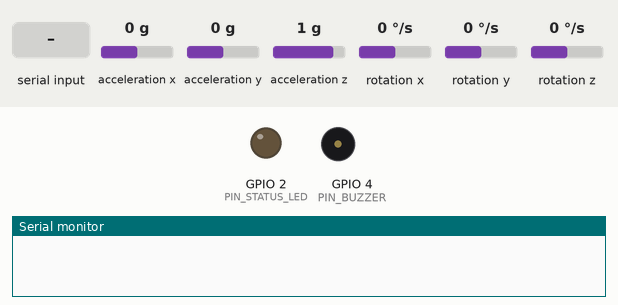
This sketch was run on a simulated ESP32. On the bench: output pins drawn as LEDs (lit = HIGH), buzzer (waves = sounding, pin HIGH), the last lines printed to the serial monitor. Dashed ring = blinking. The test bench sets the inputs (shaded band); at power-on: acceleration x 0 g, acceleration y 0 g, acceleration z 1 g, rotation x 0 °/s, rotation y 0 °/s, rotation z 0 °/s. Storage starts empty; pins used as bus, display or sensor lines are not drawn.

Above: at 0.0 s.
At 4.15 s:
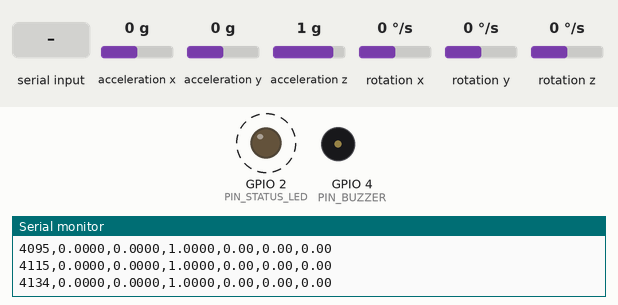
4.5 s: "s" received over Serial
At 4.9 s:
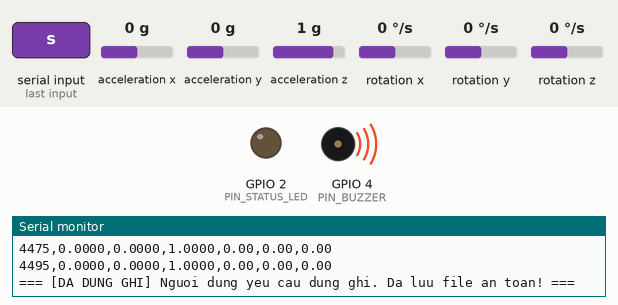
Timing chart, 0 to 7.5 s (numbered marks = the images above; inputs shaded):
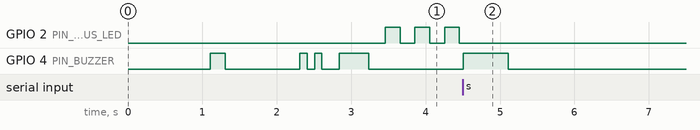

The sketch:

Driver_Safety_Data_Collection.ino
```cpp
/**
 * Driver_Safety_Data_Collection.ino - Chương trình thu thập dữ liệu thô (Giai đoạn 1)
 *
 * Dự án: Hộp đen giám sát an toàn xe điện học sinh (GPS + AI)
 * Tác giả: Antigravity AI (Google DeepMind Team)
 *
 * Chức năng:
 *  - Đọc dữ liệu thô 6 trục (Accel X/Y/Z, Gyro X/Y/Z) từ cảm biến MPU6050 ở tần số 50Hz (mỗi 20ms).
 *  - Ghi dữ liệu dạng CSV vào thẻ nhớ MicroSD qua giao tiếp SPI (mỗi lần khởi động tạo một file mới: data_0.csv, data_1.csv, ...).
 *  - In dữ liệu CSV ra cổng Serial để đồng bộ với Edge Impulse Data Forwarder.
 *  - Nhấp nháy LED Status (GPIO 2) báo hiệu đang ghi dữ liệu.
 */

#include "TestPins.h"
#include <Wire.h>
#include <SPI.h>
#include <SD.h>
#include <MPU6050_light.h>

MPU6050 mpu(Wire);
bool isSDReady = false;
String logFilename = "";
File myLogFile;
unsigned long lastSampleMicros = 0;
unsigned long sampleCount = 0;

void setup() {
  // Khởi tạo Serial Debug với PC
  Serial.begin(115200);
  delay(1000);
  Serial.println(F("\n=== HỘP ĐEN GIÁM SÁT AN TOÀN - THU THẬP DỮ LIỆU (GIAI ĐOẠN 1) ==="));

  // Cấu hình chân đèn LED Status
  pinMode(PIN_STATUS_LED, OUTPUT);
  digitalWrite(PIN_STATUS_LED, LOW);

  // Cấu hình còi còi báo hiệu (Buzzer)
  pinMode(PIN_BUZZER, OUTPUT);
  digitalWrite(PIN_BUZZER, LOW);

  // Cấu hình phím nhấn BOOT trên mạch ESP32
  pinMode(PIN_BOOT_BUTTON, INPUT_PULLUP);

  // 1. Khởi tạo đường truyền I2C
  Wire.begin(PIN_I2C_SDA, PIN_I2C_SCL);
  delay(100);

  // 2. Khởi tạo cảm biến MPU6050
  Serial.print(F("Khởi tạo MPU6050... "));
  byte mpuStatus = mpu.begin();
  if (mpuStatus != 0) {
    Serial.print(F("THẤT BẠI! Mã lỗi: "));
    Serial.println(mpuStatus);
    Serial.println(F("-> Vui lòng kiểm tra lại chân SDA (21), SCL (22) và nguồn cấp MPU6050."));

    // Nhấp nháy đèn LED liên tục báo lỗi MPU6050
    while (1) {
      digitalWrite(PIN_STATUS_LED, HIGH);
      delay(100);
      digitalWrite(PIN_STATUS_LED, LOW);
      delay(100);
    }
  }
  Serial.println(F("THÀNH CÔNG!"));

  // Thực hiện hiệu chuẩn MPU6050 (Yêu cầu giữ mạch thẳng đứng và đứng yên hoàn toàn)
  Serial.println(F("Đang hiệu chuẩn MPU6050... Vui lòng ĐỂ THIẾT BỊ ĐỨNG YÊN HOÀN TOÀN."));

  // Bíp còi báo hiệu bắt đầu hiệu chuẩn
  digitalWrite(PIN_BUZZER, HIGH);
  delay(200);
  digitalWrite(PIN_BUZZER, LOW);

  mpu.calcOffsets(true, true);

  // Bíp 2 tiếng báo hiệu hiệu chuẩn hoàn tất
  digitalWrite(PIN_BUZZER, HIGH);
  delay(100);
  digitalWrite(PIN_BUZZER, LOW);
  delay(100);
  digitalWrite(PIN_BUZZER, HIGH);
  delay(100);
  digitalWrite(PIN_BUZZER, LOW);
  Serial.println(F("Hiệu chuẩn cảm biến MPU6050 thành công!"));

  // 3. Khởi tạo cổng truyền thông SPI và Thẻ nhớ MicroSD
  pinMode(PIN_SD_CS, OUTPUT);
  digitalWrite(PIN_SD_CS, HIGH); // Kéo CS lên cao trước

  // Khởi tạo SPI không truyền CS tránh xung đột
  SPI.begin(PIN_SD_SCK, PIN_SD_MISO, PIN_SD_MOSI);
  delay(100);

  Serial.println(F("Đang kết nối thẻ nhớ MicroSD..."));
  uint32_t speedTest[] = {4000000, 1000000, 400000, 8000000};
  int numSpeeds = sizeof(speedTest) / sizeof(speedTest[0]);

  for (int i = 0; i < numSpeeds; i++) {
    Serial.print(F("Thử kết nối ở tốc độ: "));
    Serial.print(speedTest[i] / 1000);
    Serial.println(F(" kHz..."));

    SD.end();
    delay(100);

    if (SD.begin(PIN_SD_CS, SPI, speedTest[i])) {
      isSDReady = true;
      Serial.print(F("THÀNH CÔNG tại tần số: "));
      Serial.print(speedTest[i] / 1000);
      Serial.println(F(" kHz!"));
      break;
    }
    delay(100);
  }

  if (!isSDReady) {
    Serial.println(F("THẤT BẠI! Không thể kết nối thẻ nhớ."));
    Serial.println(F("-> Vui lòng kiểm tra thẻ nhớ đã cắm chưa, định dạng FAT32 chưa, và các chân SPI (CS=5, SCK=18, MISO=19, MOSI=23)."));

    // Nháy LED và kêu còi cảnh báo lỗi phần cứng thẻ nhớ liên tục
    for (int i = 0; i < 5; i++) {
      digitalWrite(PIN_STATUS_LED, HIGH);
      digitalWrite(PIN_BUZZER, HIGH);
      delay(150);
      digitalWrite(PIN_STATUS_LED, LOW);
      digitalWrite(PIN_BUZZER, LOW);
      delay(100);
    }
  } else {
    // Tự động tạo tệp tin mới tuần tự dạng data_0.csv, data_1.csv, ... để tránh ghi đè
    int fileIndex = 0;
    char nameBuf[32];
    do {
      sprintf(nameBuf, "/data_%d.csv", fileIndex++);
    } while (SD.exists(nameBuf));
    logFilename = String(nameBuf);

    Serial.print(F("Tệp tin đang ghi dữ liệu: "));
    Serial.println(logFilename);

    // Mở tệp tin và giữ tệp luôn mở để ghi dữ liệu lâu dài
    myLogFile = SD.open(logFilename, FILE_WRITE);
    if (myLogFile) {
      myLogFile.println("Timestamp_ms,AccX,AccY,AccZ,GyroX,GyroY,GyroZ");
      myLogFile.flush(); // Đẩy tiêu đề xuống thẻ nhớ ngay lập tức
      Serial.println(F("Khởi tạo tiêu đề tệp dữ liệu CSV và giữ tệp mở thành công!"));

      // Bíp 1 tiếng dài báo hiệu khởi tạo SD và tạo file thành công
      digitalWrite(PIN_BUZZER, HIGH);
      delay(400);
      digitalWrite(PIN_BUZZER, LOW);
    } else {
      Serial.println(F("[ERROR] Không thể tạo tệp tin ghi trên thẻ SD!"));
      isSDReady = false;

      // Nhấp nháy còi/LED báo lỗi tạo file
      for (int i = 0; i < 3; i++) {
        digitalWrite(PIN_STATUS_LED, HIGH);
        digitalWrite(PIN_BUZZER, HIGH);
        delay(200);
        digitalWrite(PIN_STATUS_LED, LOW);
        digitalWrite(PIN_BUZZER, LOW);
        delay(100);
      }
    }
  }

  Serial.println(F("\nBắt đầu lấy mẫu cảm biến (Tần số: 50Hz - Chu kỳ: 20ms)..."));
  Serial.println(F("Định dạng dòng dữ liệu:"));
  Serial.println(F("Timestamp_ms,AccX_g,AccY_g,AccZ_g,GyroX_ds,GyroY_ds,GyroZ_ds"));
  Serial.println(F("================================================================"));

  lastSampleMicros = micros();
}

void loop() {
  // 1. Kiểm tra lệnh dừng từ Serial Monitor (tiện lợi khi test trên bàn)
  if (Serial.available() > 0) {
    char cmd = Serial.read();
    if (cmd == 's' || cmd == 'S') {
      if (isSDReady) {
        isSDReady = false;
        myLogFile.close(); // Đóng file sạch sẽ và cập nhật FAT
        Serial.println(F("\n=== [DA DUNG GHI] Nguoi dung yeu cau dung ghi. Da luu file an toan! ==="));
        // Kêu còi 1 tiếng dài báo hiệu đã ngừng ghi và lưu file
        digitalWrite(PIN_BUZZER, HIGH);
        delay(600);
        digitalWrite(PIN_BUZZER, LOW);
      }
    }
  }

  // 2. Kiểm tra phím BOOT vật lý trên mạch ESP32 để thoát an toàn (khi đang lái xe)
  if (digitalRead(PIN_BOOT_BUTTON) == LOW) {
    delay(50); // Chống rung phím
    if (digitalRead(PIN_BOOT_BUTTON) == LOW) {
      if (isSDReady) {
        isSDReady = false;
        myLogFile.close(); // Đóng file sạch sẽ và cập nhật FAT
        Serial.println(F("\n=== [DA DUNG GHI] Phim BOOT da duoc nhan. Da dong file an toan va luu du lieu! ==="));

        // Kêu còi 3 tiếng bíp ngắn liên hồi báo hiệu đã dừng ghi và lưu file thành công
        for (int i = 0; i < 3; i++) {
          digitalWrite(PIN_BUZZER, HIGH);
          delay(150);
          digitalWrite(PIN_BUZZER, LOW);
          delay(100);
        }
      }

      // Chờ nhả phím BOOT ra để tránh lặp lại
      while (digitalRead(PIN_BOOT_BUTTON) == LOW) {
        delay(10);
      }
    }
  }

  // Đọc dữ liệu thô liên tục từ cảm biến
  mpu.update();

  unsigned long currentMicros = micros();

  // Định thì lấy mẫu chính xác 20ms (tương ứng tần số 50Hz)
  if (currentMicros - lastSampleMicros >= 20000) {
    lastSampleMicros += 20000; // Tránh trôi thời gian tích lũy
    sampleCount++;

    // Lấy thông số trục cảm biến
    float ax = mpu.getAccX();
    float ay = mpu.getAccY();
    float az = mpu.getAccZ();
    float gx = mpu.getGyroX();
    float gy = mpu.getGyroY();
    float gz = mpu.getGyroZ();
    unsigned long timestampMs = millis();

    // Định dạng CSV dòng dữ liệu
    String csvRow = String(timestampMs) + "," +
                    String(ax, 4) + "," + String(ay, 4) + "," + String(az, 4) + "," +
                    String(gx, 2) + "," + String(gy, 2) + "," + String(gz, 2);

    // 2. In ra cổng Serial Debug (Chỉ in khi SD đang ghi để tránh trôi luồng khi đã dừng)
    if (isSDReady) {
      Serial.println(csvRow);

      // 3. Ghi trực tiếp vào file lưu trên thẻ nhớ SD (đã được mở sẵn từ setup)
      if (myLogFile) {
        myLogFile.println(csvRow);

        // Định kỳ flush (mỗi 50 mẫu ~ 1 giây) để ghi đệm xuống thẻ nhớ, tránh mất dữ liệu khi sập nguồn
        if (sampleCount % 50 == 0) {
          myLogFile.flush();
        }
      } else {
        isSDReady = false;
        Serial.println(F("\n[ERROR] File chua duoc mo hoac bi loi the nho!"));
      }

      // Nhấp nháy đèn LED Status báo hiệu đang hoạt động (mỗi 10 chu kỳ lấy mẫu ~ 200ms)
      if (sampleCount % 10 == 0) {
        digitalWrite(PIN_STATUS_LED, !digitalRead(PIN_STATUS_LED));
      }
    } else {
      // Khi đã dừng ghi, tắt LED Status
      digitalWrite(PIN_STATUS_LED, LOW);
    }
  }
}
```

TestPins.h
```cpp
/**
 * TestPins.h - Định nghĩa chân GPIO khớp với PCB Altium (dùng cho dự án thu thập dữ liệu)
 */
#ifndef TEST_PINS_H
#define TEST_PINS_H

#define PIN_STATUS_LED   2     // D2 (STATUS)
#define PIN_PIR_LED      12    // D12 (Cần hàn dây câu sang net PIR trên PCB)
#define PIN_BUZZER       4     // D4 (BIP loa)

#define PIN_I2C_SDA      21    // SDA MPU/LCD
#define PIN_I2C_SCL      22    // SCL MPU/LCD

#define PIN_SD_CS        5     // CS thẻ SD
#define PIN_SD_SCK       18    // SCK thẻ SD
#define PIN_SD_MISO      19    // MISO thẻ SD
#define PIN_SD_MOSI      23    // MOSI thẻ SD

#define PIN_BOOT_BUTTON  0     // Phím BOOT tích hợp trên mạch ESP32

#endif
```

Measured:
- after the input at 4.5 s, GPIO 2 (PIN_STATUS_LED): stops changing and stays LOW; GPIO 4 (PIN_BUZZER): LOW → HIGH at once, → LOW 0.60 s later
- by itself, GPIO 2 (PIN_STATUS_LED): alternates HIGH for 0.20 s and LOW for 0.20 s
